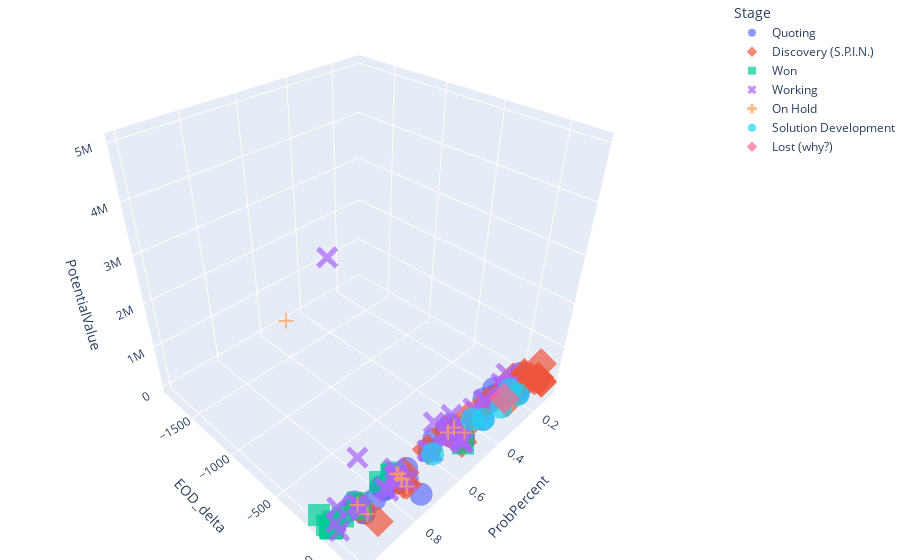

The code cell stored with this chart in its notebook:
### Code cell
import plotly.express as px
df = px.data.iris()
fig = px.scatter_3d(df_num, x='ProbPercent', y='EOD_delta', z='PotentialValue',
                    color='Stage',
                    size='PotentialValue', size_max=18,
                    symbol='Stage',
                    opacity=0.7)

# tight layout
fig.update_layout(margin=dict(l=0, r=0, b=0, t=0))
fig.update_layout(showlegend=True)

### Figure 1 — Plotly figure (JSON) as saved in the notebook; plotly's stock layout.template omitted (floating-point values rounded to 4 significant figures)
{"data": [{"hoverlabel": {"namelength": 0}, "hovertemplate": "Stage=Quoting<br>ProbPercent=%{x}<br>EOD_delta=%{y}<br>PotentialValue=%{z}", "legendgroup": "Quoting", "marker": {"color": "#636efa", "opacity": 0.7, "symbol": "circle"}, "mode": "markers", "name": "Quoting", "scene": "scene", "showlegend": true, "type": "scatter3d", "x": [0.75, 0.6, 0.9, 0.75, 0.75, 0.8, 0.5, 0.75, 0.25, 0.75, 0.5, 0.5, 0.5, 0.5, 0.3, 0.1, 0.5, 0.5, 0.3, 0.8, 0.9, 0.5, 0.75, 0.5, 0.5, 0.5, 0.5, 0.65, 0.9, 0.7, 0.8, 0.5, 0.5, 0.5, 0.8, 0.75, 0.75, 0.25, 0.5, 0.75, 0.8, 0.5, 0.75, 0.99, 0.99, 0.5, 0.75, 0.85, 0.95, 0.75, 0.5, 0.75, 0.75, 0.5, 0.6, 0.5, 0.5, 0.99, 0.75, 0.6, 0.1, 0.1, 0.1, 0.1, 0.25, 0.25, 0.25, 0.75, 0.75, 0.75, 0.75, 0.9, 0.9, 0.9, 0.9, 0.9, 0.2, 0.3, 0.2, 0.5, 0.2, 0.4, 0.3, 0.5, 0.8, 0.75, 0.6, 0.8, 0.2, 0.5], "y": [38, 6, -23, 21, 7, 7, -9, -9, -20, -21, -26, 113, -23, 7, -23, 7, 7, 38, 69, -23, -23, -24, -24, -9, -24, -24, 6, null, -27, -4, -14, 38, 38, 38, -30, 7, -19, 7, 7, 6, 6, 6, 6, -19, -19, 7, 99, 21, -9, 21, 36, 21, 220, -23, 37, 6, null, -24, null, null, 160, 160, 160, 160, 160, 38, 38, 38, 38, 38, 38, -23, -35, -54, 38, 38, 129, null, null, 129, 129, 129, 37, -9, null, null, 6, 6, 129, 129], "z": [7753, 84867, 27500, 18000, 44226, 23000, 21000, 14840, 125000, 20000, 12000, 250000, 10000, 20000, 50000, 10000, 20000, 100000, 250000, 2000, 10000, 100000, 15000, 70000, 75000, 10000, 85000, 100000, 20000, 35000, 60000, 8000, 8000, 10000, 10000, 20000, 50000, 15000, 60000, 30000, 40000, 50000, 71000, 133000, 133000, 20000, 225000, 57000, 200000, 53000, 24700, 40000, 125000, 35000, 396350, 269355, 250000, 30000, 25000, 22000, 80000, 100000, 60000, 50000, 500000, 65000, 16000, 80000, 10000, 10000, 5000, 100000, 10000, 80000, 25000, 20000, 500000, 150000, 50000, 150000, 150000, 200000, 90000, 10000, 245790, 400000, 10000, 15000, 60000, 100000]}, {"hoverlabel": {"namelength": 0}, "hovertemplate": "Stage=Discovery (S.P.I.N.)<br>ProbPercent=%{x}<br>EOD_delta=%{y}<br>PotentialValue=%{z}", "legendgroup": "Discovery (S.P.I.N.)", "marker": {"color": "#EF553B", "opacity": 0.7, "symbol": "diamond"}, "mode": "markers", "name": "Discovery (S.P.I.N.)", "scene": "scene", "showlegend": true, "type": "scatter3d", "x": [0.75, 0.25, 0.75, 0.75, 0.25, 0.5, 0.1, 0.1, 0.1, 0.1, 0.1, 0.4, 0.3, 0.15, 0.5, 0.9, 0.6, 0.5, 0.5, 0.75, 0.5, 0.5, 0.1, 0.1, 0.1, 0.1, 0.25, 0.25, 0.5, 0.75, 0.9, 0.9, 0.1, 0.4], "y": [21, 113, 69, 69, null, 99, 191, 191, 38, 38, 99, 7, 7, 7, 119, -9, -9, 38, -23, 98, 38, 144, 160, 160, 160, 160, 160, 38, 38, 7, 160, 7, 129, null], "z": [45000, 10000, 55000, 333404, 10000, 75000, 100000, 75000, 60000, 10000, 50000, 60000, 10000, 75000, 30000, 15000, 40000, 75000, 50000, 100000, 50000, 500000, 500000, 150000, 150000, 100000, 500000, 80000, 40000, 50000, 100000, 100000, 40000, 20000]}, {"hoverlabel": {"namelength": 0}, "hovertemplate": "Stage=Won<br>ProbPercent=%{x}<br>EOD_delta=%{y}<br>PotentialValue=%{z}", "legendgroup": "Won", "marker": {"color": "#00cc96", "opacity": 0.7, "symbol": "square"}, "mode": "markers", "name": "Won", "scene": "scene", "showlegend": true, "type": "scatter3d", "x": [1, 1, 1, 1, 1, 0.75, 0.9, 1, 0.75, 0.8, 1, 0.75, 0.95, 1, 1, 1, 1, 1, 1, 0.9, 0.9, 1, 1, 1, 0.5], "y": [-35, -144, -70, -36, -40, -40, 6, -24, -27, -41, -35, -40, -40, -9, -26, -26, null, null, null, null, -24, null, -14, -14, 129], "z": [11040, 80000, 7000, 7500, 24000, 50000, 25000, 30000, 125000, 100000, 7500, 21000, 10000, 250000, 45000, 25000, 16000, 65000, 16373, 30000, 133694, 15000, 130000, 94000, 20000]}, {"hoverlabel": {"namelength": 0}, "hovertemplate": "Stage=Working<br>ProbPercent=%{x}<br>EOD_delta=%{y}<br>PotentialValue=%{z}", "legendgroup": "Working", "marker": {"color": "#ab63fa", "opacity": 0.7, "symbol": "x"}, "mode": "markers", "name": "Working", "scene": "scene", "showlegend": true, "type": "scatter3d", "x": [0.75, 0.99, 0.5, 0.5, 0.5, 0.99, 0.9, 0.5, 0.9, 0.3, 0.2, 0.4, 0.3, 0.5, 0.5, 0.6, 0.5, 0.5, 0.2, 0.2, 0.4, 0.7, 0.75, 0.5, 0.65, 0.8, 0.75, 0.6, 0.5, 0.5, 0.5, 0.75, 0.5, 0.5, 0.99, 0.99, 0.75, 0.75, 0.5, 0.75, 0.75, 0.75, 0.75, 0.5, 0.75, 0.5, 0.25, 0.5, 0.5, 0.9, 0.9, 0.6, 0.8, 0.9, 0.6, 0.6, 0.8, 0.5], "y": [-14, -9, 103, 113, 103, -9, 7, 99, -23, -24, 37, 37, 6, 6, -9, 6, 6, 6, -2, 6, 36, 190, 37, -21, null, null, 14, -9, 7, 38, 7, 99, 7, 99, 21, 7, 6, 6, 21, 21, 7, 21, 7, -23, -23, -9, 38, 69, 69, -23, -23, null, 6, 6, 6, 37, 37, 129], "z": [250000, 5000000, 80000, 25000, 80000, 150000, 50000, 50000, 100000, 12000, 100000, 20000, 25000, 13000, 45000, 10000, 37000, 120000, 20000, 360000, 300000, 1500000, 50000, 50000, 20000, 65000, 65000, 20000, 70000, 20000, 500000, 200000, 120000, 50000, 20000, 560000, 100000, 150000, 200000, 100000, 150000, 50000, 60000, 20000, 32000, 25000, 350000, 100000, 250000, 1200000, 90000, 40000, 47035, 10000, 16290, 66583, 50000, 30000]}, {"hoverlabel": {"namelength": 0}, "hovertemplate": "Stage=On Hold<br>ProbPercent=%{x}<br>EOD_delta=%{y}<br>PotentialValue=%{z}", "legendgroup": "On Hold", "marker": {"color": "#FFA15A", "opacity": 0.7, "symbol": "cross"}, "mode": "markers", "name": "On Hold", "scene": "scene", "showlegend": true, "type": "scatter3d", "x": [0.9, 0.3, 0.9, 0.5, 0.8, 0.5, 0.5, 0.75, 0.75, 0.75, 0.75, 0.75, 0.5], "y": [69, 160, -23, 38, null, 130, -1820, 6, 21, 99, 52, 52, -9], "z": [65000, 110000, 75000, 250000, 3000000, 300000, 45000, 150000, 200000, 50000, 150000, 120000, 28000]}, {"hoverlabel": {"namelength": 0}, "hovertemplate": "Stage=Solution Development<br>ProbPercent=%{x}<br>EOD_delta=%{y}<br>PotentialValue=%{z}", "legendgroup": "Solution Development", "marker": {"color": "#19d3f3", "opacity": 0.7, "symbol": "circle"}, "mode": "markers", "name": "Solution Development", "scene": "scene", "showlegend": true, "type": "scatter3d", "x": [0.2, 0.99, 0.2, 0.3, 0.4, 0.3, 0.4, 0.6], "y": [57, null, 129, 129, 37, null, 129, 37], "z": [35000, 400000, 30000, 100000, 30000, 100000, 200000, 20000]}, {"hoverlabel": {"namelength": 0}, "hovertemplate": "Stage=Lost (why?)<br>ProbPercent=%{x}<br>EOD_delta=%{y}<br>PotentialValue=%{z}", "legendgroup": "Lost (why?)", "marker": {"color": "#FF6692", "opacity": 0.7, "symbol": "diamond"}, "mode": "markers", "name": "Lost (why?)", "scene": "scene", "showlegend": true, "type": "scatter3d", "x": [0.25], "y": [83], "z": [50000]}], "layout": {"legend": {"title": {"text": "Stage"}, "tracegroupgap": 0}, "margin": {"b": 0, "l": 0, "r": 0, "t": 0}, "scene": {"domain": {"x": [0, 1], "y": [0, 1]}, "xaxis": {"title": {"text": "ProbPercent"}}, "yaxis": {"title": {"text": "EOD_delta"}}, "zaxis": {"title": {"text": "PotentialValue"}}}}}
